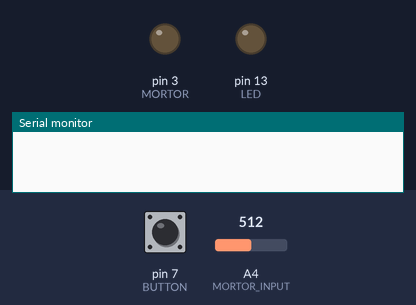
Simulated run of this sketch. Board: Arduino Uno, built with avr-gcc and run on an emulated ATmega328P. Shown: output pins drawn as LEDs (lit = HIGH), the last lines printed to the serial monitor. The test bench sets the inputs (shaded band); at power-on: pin 7 (BUTTON) LOW, A4 (MORTOR_INPUT) = 512.

Above: at 1.2 s.
1.3 s: pin 7 (BUTTON) pulled HIGH for 0.15 s
At 1.8 s:
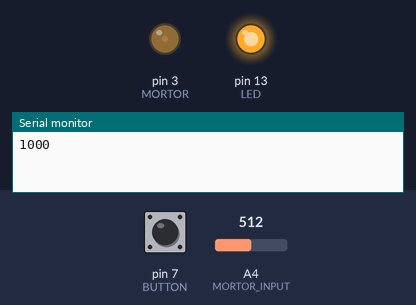
4.4 s: pin 7 (BUTTON) pulled HIGH for 1 s
At 6.9 s:
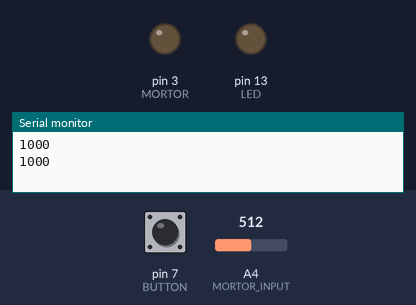
7.9 s: pin 7 (BUTTON) pulled HIGH for 3.2 s
At 9.2 s:
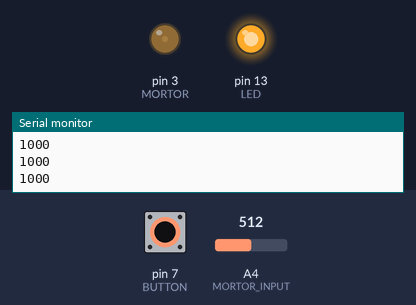
Timing chart, 0 to 13.4 s (numbered marks = the images above; inputs shaded):
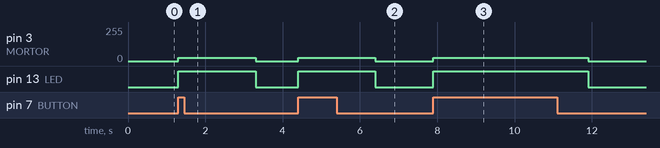

The sketch:

Stirring.ino
```cpp
const int LED = 13;
const int BUTTON = 7;
const int MORTOR = 3;
const int MORTOR_INPUT = A4;


int motorOutputValue = 0;
int motorSensorValue = 0;    //Change RPM mannually
int motorRPM = 0;           //default
int buttonState;
void setup()
{
  pinMode(LED, OUTPUT);
  pinMode(MORTOR, OUTPUT);
  pinMode(A4, INPUT);
  pinMode(BUTTON, INPUT);
  Serial.begin(9600);
}

void loop()
{
  buttonState = digitalRead(BUTTON);
  if (buttonState == HIGH){
    //Serial.println(buttonState);
    digitalWrite(LED, HIGH);
    motorSensorValue = analogRead(MORTOR_INPUT);
    motorOutputValue = map(motorSensorValue, 0, 1023, 12, 39);  //to be calibrated
    motorRPM = motorOutputValue*500/13+513/13;    //to be calibrated
    //Serial.println(motorOutputValue);
    Serial.println(motorRPM);           //record data every 2 seconds
    analogWrite(MORTOR, motorOutputValue);
    delay(2000);
  }
  else{
    digitalWrite(LED, LOW);
    motorOutputValue = 0;
    analogWrite(MORTOR, motorOutputValue);
  }
}
```

Measured:
- after the input at 1.3 s, pin 3 (MORTOR): 0/255 → 25/255 at once, → 0/255 2.0 s later; pin 13 (LED): LOW → HIGH at once, → LOW 2.0 s later
- after the input at 4.4 s, pin 3 (MORTOR): 0/255 → 25/255 at once, → 0/255 2.0 s later; pin 13 (LED): LOW → HIGH at once, → LOW 2.0 s later
- after the input at 7.9 s, pin 3 (MORTOR): 0/255 → 25/255 at once, → 0/255 4.0 s later; pin 13 (LED): LOW → HIGH at once, → LOW 4.0 s later
